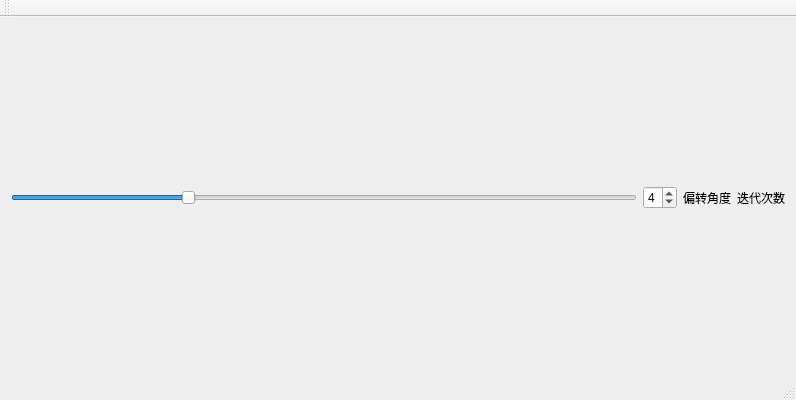
<?xml version="1.0" encoding="UTF-8"?>
<ui version="4.0">
 <class>LSystemClass</class>
 <widget class="QMainWindow" name="LSystemClass">
  <property name="geometry">
   <rect>
    <x>0</x>
    <y>0</y>
    <width>796</width>
    <height>400</height>
   </rect>
  </property>
  <property name="windowTitle">
   <string>LSystem</string>
  </property>
  <widget class="QWidget" name="centralWidget">
   <layout class="QVBoxLayout" name="verticalLayout">
    <item>
     <layout class="QHBoxLayout" name="horizontalLayout">
      <item>
       <widget class="QSlider" name="angleSlider">
        <property name="maximum">
         <number>90</number>
        </property>
        <property name="value">
         <number>25</number>
        </property>
        <property name="orientation">
         <enum>Qt::Orientation::Horizontal</enum>
        </property>
       </widget>
      </item>
      <item>
       <widget class="QSpinBox" name="iterSpinBox">
        <property name="minimum">
         <number>1</number>
        </property>
        <property name="maximum">
         <number>6</number>
        </property>
        <property name="value">
         <number>4</number>
        </property>
       </widget>
      </item>
      <item>
       <widget class="QLabel" name="label_2">
        <property name="text">
         <string>偏转角度</string>
        </property>
       </widget>
      </item>
      <item>
       <widget class="QLabel" name="label">
        <property name="text">
         <string>迭代次数</string>
        </property>
       </widget>
      </item>
     </layout>
    </item>
   </layout>
  </widget>
  <widget class="QToolBar" name="mainToolBar">
   <attribute name="toolBarArea">
    <enum>TopToolBarArea</enum>
   </attribute>
   <attribute name="toolBarBreak">
    <bool>false</bool>
   </attribute>
  </widget>
  <widget class="QStatusBar" name="statusBar"/>
 </widget>
 <layoutdefault spacing="6" margin="11"/>
 <resources>
  <include location="LSystem.qrc"/>
 </resources>
 <connections/>
</ui>
